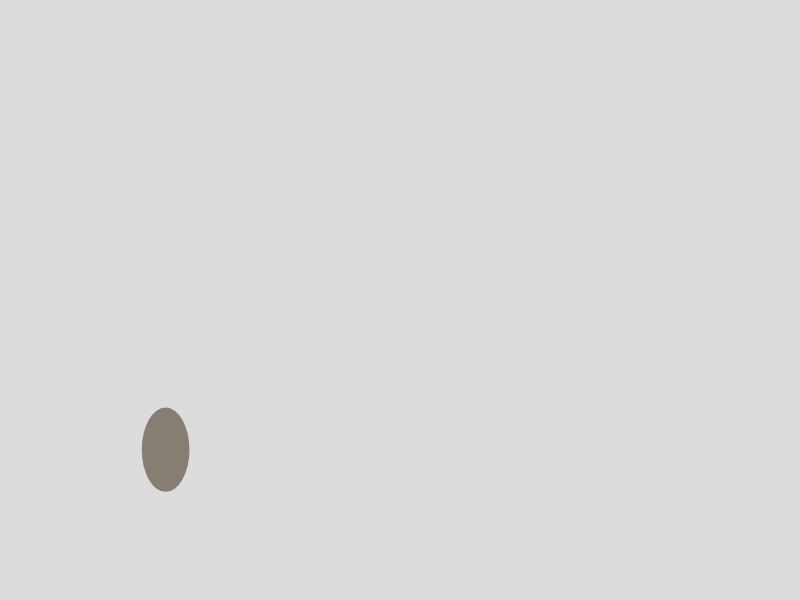
Frame 1 (no input)
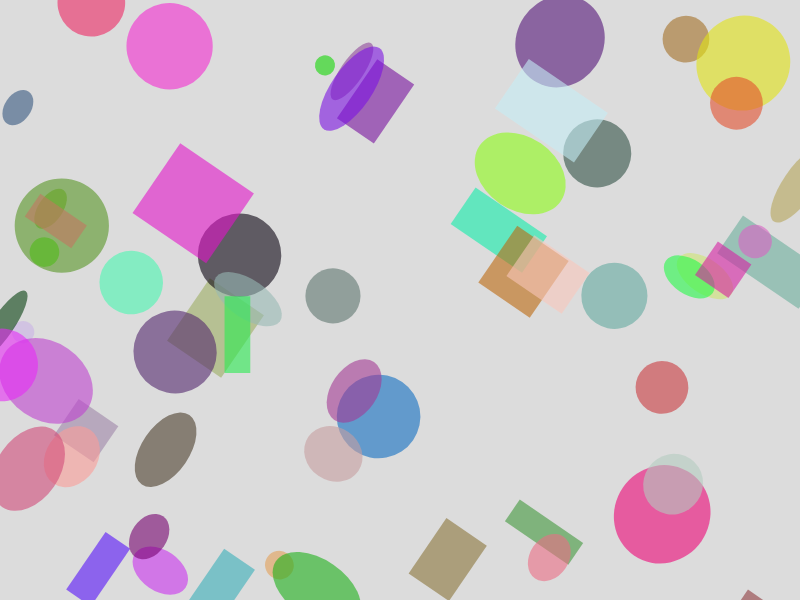
Frame 60 (no input)
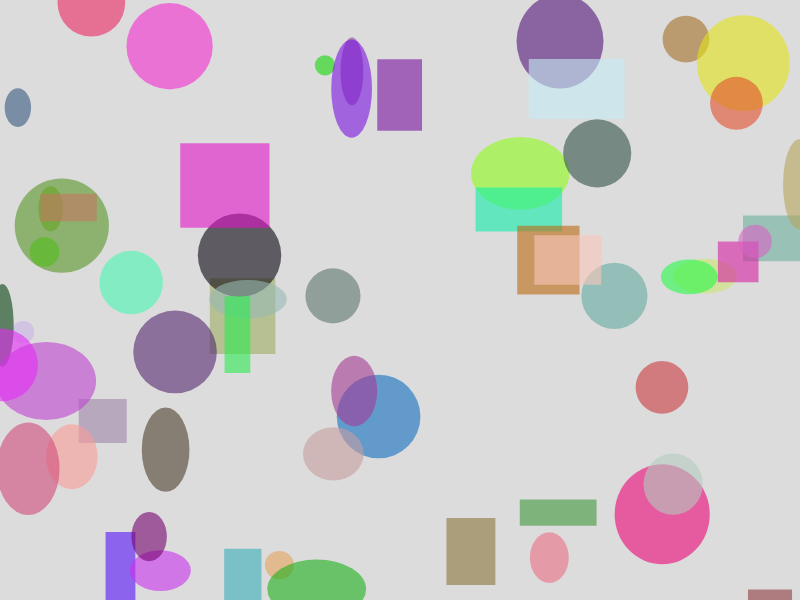
Frame 120 (the mouse pressed at the canvas centre since frame 60)

The p5.js sketch that drew these frames (run headless with seeded random() and noise() and a simulated clock; from frame 60 on, the mouse is pressed at the canvas centre):

// p5.js sketch
// ── sketch.js
let shapes = ['circle', 'rectangle', 'ellipse'];
let drawing = true;
let drawnShapes = [];

function setup() {
  createCanvas(800, 600);
}

function draw() {
  background(220);

  // Draw the stored shapes
  for (let i = 0; i < drawnShapes.length; i++) {
    let shape = drawnShapes[i];
    fill(shape.fillColor);
    noStroke();

    push(); // Save the current transformation state
    translate(shape.x || 0, shape.y || 0); // Add default values for x and y

    if (drawing) {
      // Add rotation animation when drawing
      rotate(frameCount * 0.01);
    }

    if (shape.type === 'circle') {
      ellipse(0, 0, shape.width, shape.height);
    } else if (shape.type === 'rectangle') {
      rect(0, 0, shape.width, shape.height);
    } else if (shape.type === 'ellipse') {
      ellipse(0, 0, shape.width, shape.height);
    }

    pop(); // Restore the previous transformation state
  }

  if (drawing) {
    // Generate and draw a random shape
    let randomShape = random(shapes);
    let shape;

    if (randomShape === 'circle') {
      shape = drawCircle();
    } else if (randomShape === 'rectangle') {
      shape = drawRectangle();
    } else if (randomShape === 'ellipse') {
      shape = drawEllipse();
    }

    // Store the shape's attributes in the array
    drawnShapes.push(shape);
  }
}

function drawCircle() {
  let x = random(width);
  let y = random(height);
  let diameter = random(20, 100);
  let fillColor = color(random(255), random(255), random(255), 150);

  fill(fillColor);
  noStroke();
  ellipse(x, y, diameter, diameter);

  return { type: 'circle', x, y, width: diameter, height: diameter, fillColor };
}

function drawRectangle() {
  let x = random(width);
  let y = random(height);
  let rectWidth = random(20, 100);
  let rectHeight = random(20, 100);
  let fillColor = color(random(255), random(255), random(255), 150);

  fill(fillColor);
  noStroke();
  rect(x, y, rectWidth, rectHeight);

  return { type: 'rectangle', x, y, width: rectWidth, height: rectHeight, fillColor };
}

function drawEllipse() {
  let x = random(width);
  let y = random(height);
  let ellipseWidth = random(20, 100);
  let ellipseHeight = random(20, 100);
  let fillColor = color(random(255), random(255), random(255), 150);

  fill(fillColor);
  noStroke();
  ellipse(x, y, ellipseWidth, ellipseHeight);

  return { type: 'ellipse', x, y, width: ellipseWidth, height: ellipseHeight, fillColor };
}

function mousePressed() {
  // Toggle drawing on/off when the mouse is pressed
  if (drawing) {
    drawing = false;
  } else {
    drawing = true;
  }
}
